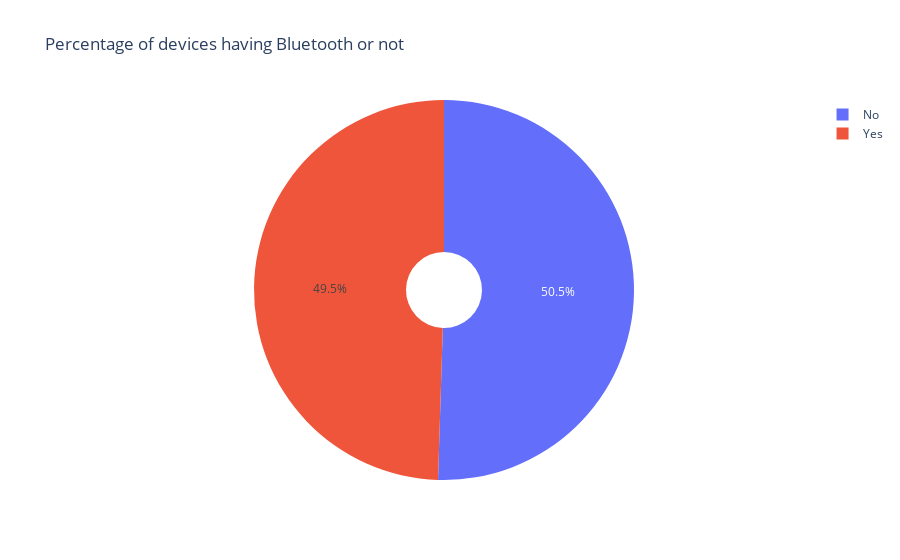

Source (notebook cell):
### Code cell
#pie chart on individual columns
df = df.rename(columns={'blue': 'hasBluetooth'})
df['hasBluetooth'].replace({0: 'No',1:'Yes'}, inplace=True)
px.pie(data_frame = df, names = 'hasBluetooth', title='Percentage of devices having Bluetooth or not', hole=0.2)

### Figure 1 — Plotly figure (JSON) as saved in the notebook; plotly's stock layout.template omitted (floating-point values rounded to 4 significant figures; data arrays with more than 128 entries replaced by an {"elided": "..."} marker saying what was removed)
{"data": [{"domain": {"x": [0, 1], "y": [0, 1]}, "hole": 0.2, "hovertemplate": "hasBluetooth=%{label}<extra></extra>", "labels": {"elided": "2000 str values"}, "legendgroup": "", "name": "", "showlegend": true, "type": "pie"}], "layout": {"legend": {"tracegroupgap": 0}, "title": {"text": "Percentage of devices having Bluetooth or not"}}}
